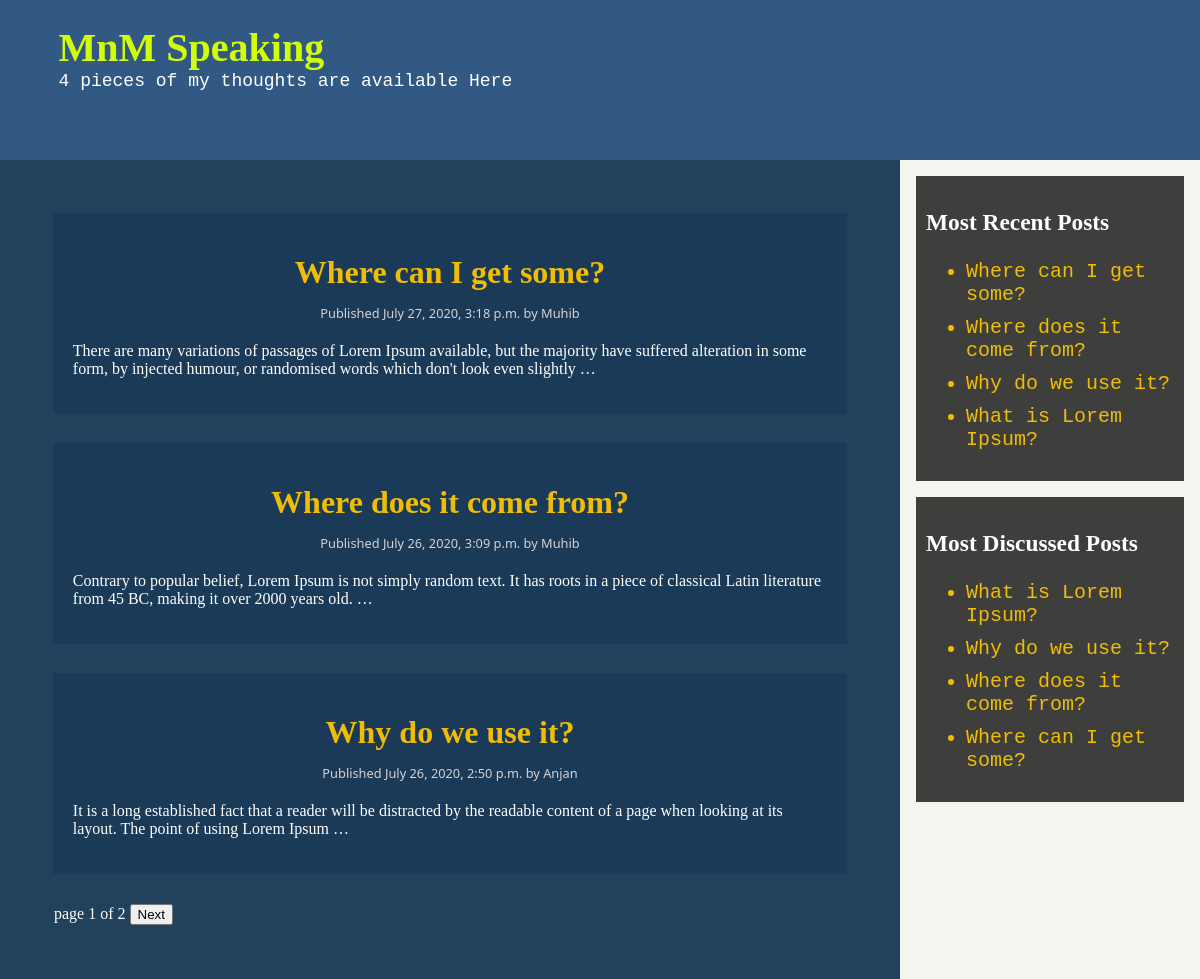
/blog/, run on an earlier commit of the app's database.
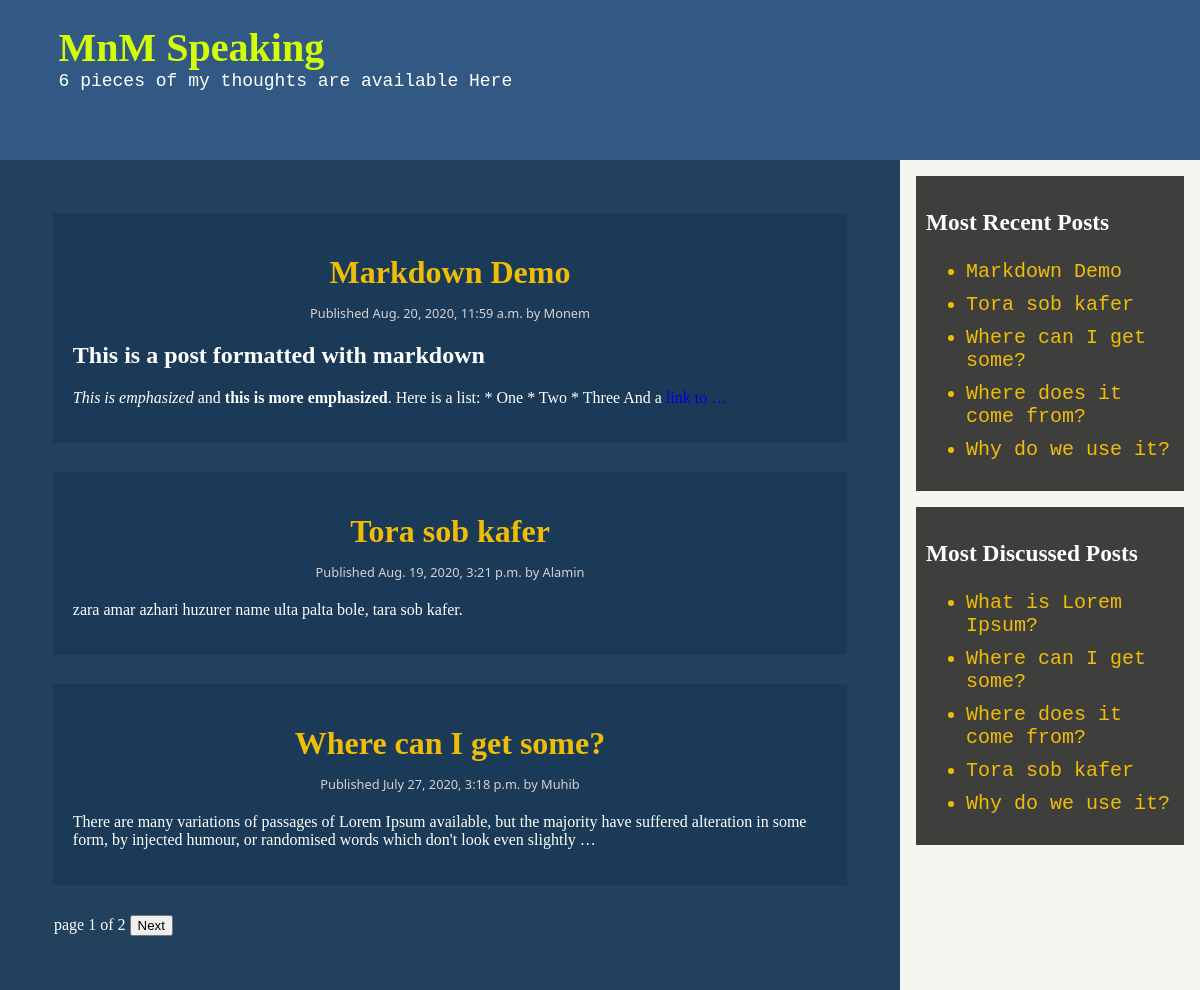
And on a later commit of the database.
### blog/models.py (models this page shows)
class Post(models.Model):
    STATUS_CHOICES = (
        ('draft', 'Draft'),
        ('published', 'Published'),
    )
    title = models.CharField(max_length=250)
    slug = models.SlugField(max_length=250, unique=True)
    author = models.ForeignKey(User,
                               on_delete=models.CASCADE,
                               related_name='blog_posts')
    body = models.TextField()
    publish = models.DateTimeField(default=timezone.now)
    created = models.DateTimeField(auto_now_add=True)
    updated = models.DateTimeField(auto_now=True)
    status = models.CharField(max_length=10,
                              choices=STATUS_CHOICES,
                              default='draft')
    objects = models.Manager()
    published = PublishedPostManager()
    tags = TaggableManager()
    class Meta:
        ordering = ('-publish',)
    def __str__(self):
        return self.title
    def get_absolute_url(self):
        return(reverse('blog:post_detail', args=[self.slug]))

### blog/views.py (the view)
# urls.py: urlpatterns = [path('', views.post_list, name='post_list'),
def post_list(request, tag_slug=None):
    post_list = Post.published.all()
    tag = None
    if tag_slug:
        tag = get_object_or_404(Tag, slug=tag_slug)
        post_list = post_list.filter(tags__in=[tag])
    paginator = Paginator(post_list, 3)
    page = request.GET.get('page')
    try:
        posts = paginator.page(page)
    except PageNotAnInteger:
        posts = paginator.page(1)
    except EmptyPage:
        posts = paginate.page(paginator.num_pages)
    return render(request, 'blog/post/list.html', {'posts': posts, 'page': page, 'tag': tag})

### blog/models.py (called while the page is built)
    def get_queryset(self):
        return super().get_queryset().filter(status='published')

### blog/templatetags/blog_tags.py (called while the page is built)
@register.simple_tag
def total_posts():
    return Post.published.count()

@register.inclusion_tag('blog/post/most_commented.html')
def most_commented_posts(count=5):
    commented_posts = Post.published.annotate(
        commentsno=Count('comments')).order_by('-commentsno')[:count]
    print(commented_posts)
    return{'commented_post': commented_posts}

@register.inclusion_tag('blog/post/recent_posts.html')
def most_recent(count=5):
    rcps = Post.published.all().order_by('-publish')[:count]
    return {'recent_posts': rcps}

@register.filter(name="markdown")
def markdown_convert(text):
    markdowned = markdowner.convert(text)
    return mark_safe(markdowned)

### blog/templates/blog/post/list.html (shortened to what this page needs)
{%extends 'blog/base.html'%}
{%load blog_tags%}
{%load static%}  {% block content %} {% for post in posts %}
<div class="singlepost">
  <a href="{{post.get_absolute_url}}">
    <h1>{{post.title}}</h1>
  </a>
  <p class="publish-info">Published {{post.publish}} by {{post.author}}</p>
  <p class="trailer">{{post.body|markdown|truncatewords_html:30}}</p>
</div>
{% endfor %}
<div class="pagination">
  <form action="{%url 'blog:post_list'%}" method="GET">
    page {{posts.number}} of {{posts.paginator.num_pages}} {% if posts.has_next %}
    <button name='page' value={{posts.next_page_number}}>Next</button>
    {% endif %}
  </form>
</div>
{% endblock %}

### blog/templates/blog/post/recent_posts.html
<h3>Most Recent Posts</h3>
<ul>
    {%for recent in recent_posts%}
    <li>
        <a href="{{ recent.get_absolute_url}}">
            {{recent.title}}
        </a>
    </li>
    {%endfor%}
</ul>

### blog/templates/blog/post/most_commented.html
<h3>Most Discussed Posts</h3>
<ul>
    {%for cp in commented_post%}
    <li>
        <a href="{{ cp.get_absolute_url}}">
            {{cp.title}}
        </a>
    </li>
    {%endfor%}
</ul>

What changed in the data, as far as the page shows it:
no longer on one of the page's lists (row edited): Post: title "Where does it come from?", publish "July 26, 2020, 3:09 p.m.", author "Muhib", body "Contrary to popular belief, Lorem Ipsum is not simply random text. It has roots in a piece of classical Latin literature from 45 BC, making it over 2000 years old. …"
no longer on one of the page's lists (row edited): Post: title "Why do we use it?", publish "July 26, 2020, 2:50 p.m.", author "Anjan", body "It is a long established fact that a reader will be distracted by the readable content of a page when looking at its layout. The point of using Lorem Ipsum …"
no longer on one of the page's lists (row unchanged): Post: title "What is Lorem Ipsum?"
added Post: title "Markdown Demo", publish "Aug. 20, 2020, 11:59 a.m.", author "Monem", body "This is a post formatted with markdown This is emphasized and this is more emphasized . Here is a list: * One * Two * Three And a link to …"
added Post: title "Tora sob kafer", publish "Aug. 19, 2020, 3:21 p.m.", author "Alamin", body "zara amar azhari huzurer name ulta palta bole, tara sob kafer."
changed Post "Where can I get some?": moves up the list
changed Post "Where does it come from?": moves down the list
Also different on the page:
text no longer shown: "4"
text now shown: "6"
